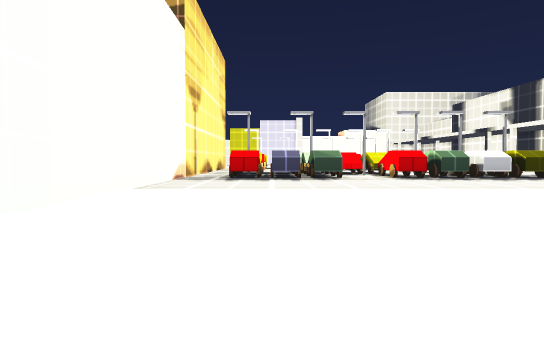
View 1 (above)

19 first-person views from a walk through a level from a Godot 3-D game. The camera is 1.4 m above the floor, tilts 2° down and sees 80° across. Doors that lead somewhere are drawn open, without their leaves. The floor is counted in squares, 2 m on a side. Each view is taken from the middle of a square. On the plan, view 1 faces up. The plan holds only what a view shows up to about 10 squares ahead; the rest is blank. The place goes on beyond the plan. Flat picture figures and markers are not drawn. Some surface patterns are stand-ins.

View 2
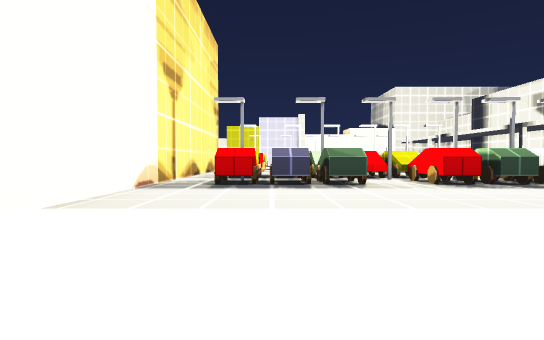

View 3
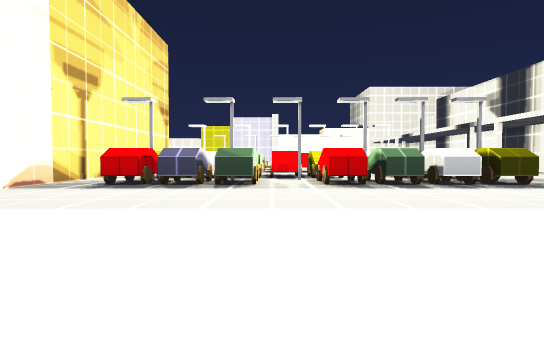

View 4
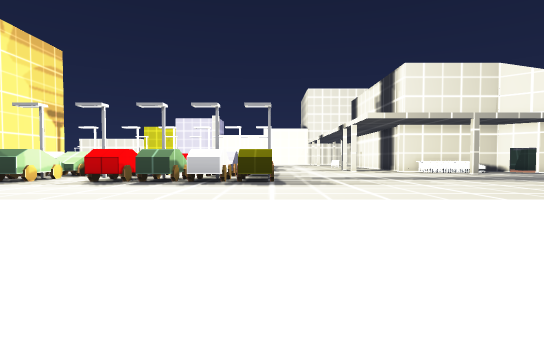

View 5
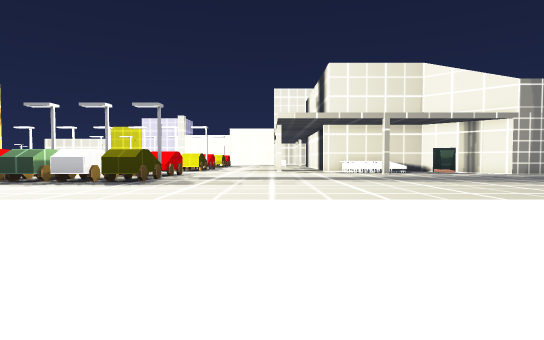

View 6
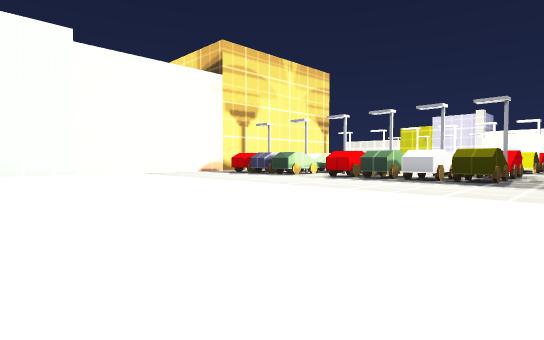

View 7
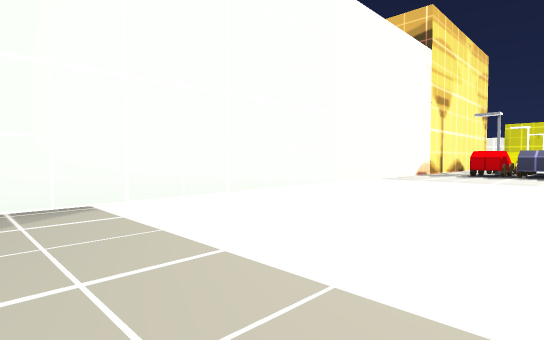

View 8
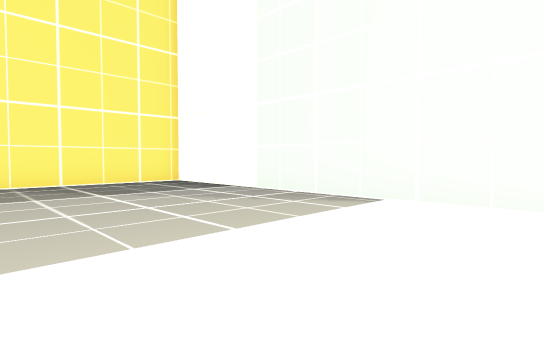

View 9
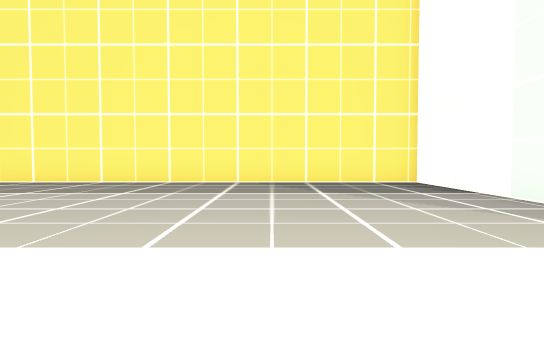

View 10
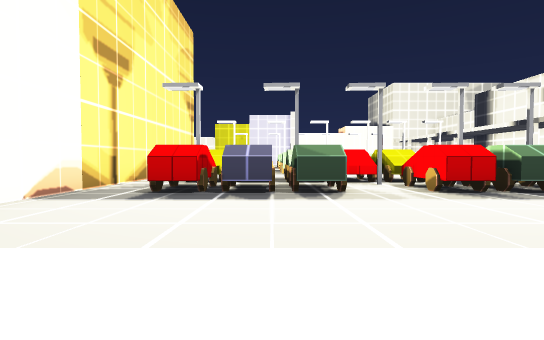

View 11
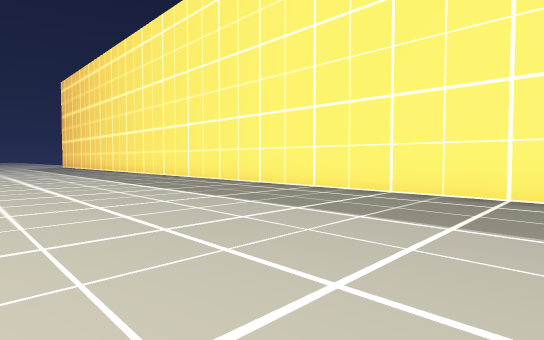

View 12
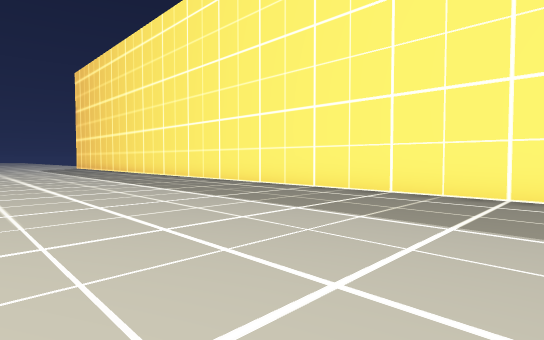

View 13
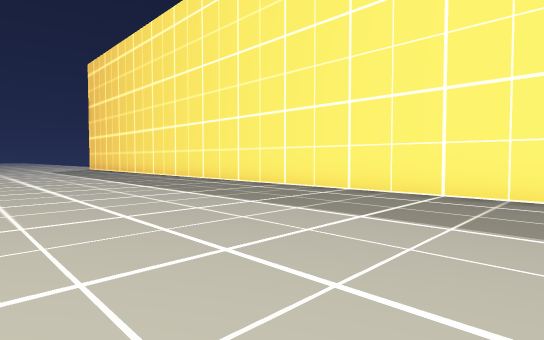

View 14
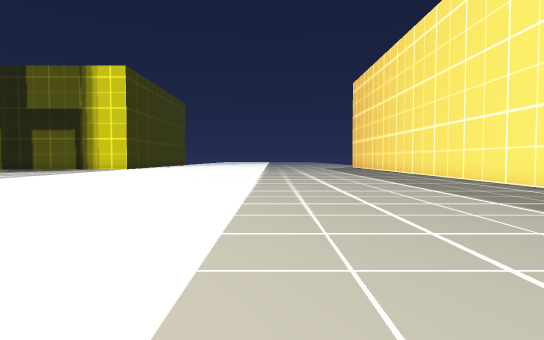

View 15
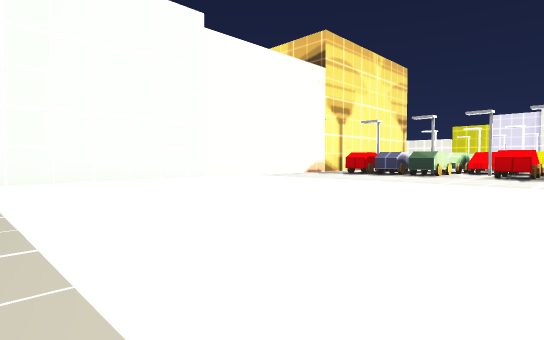

View 16
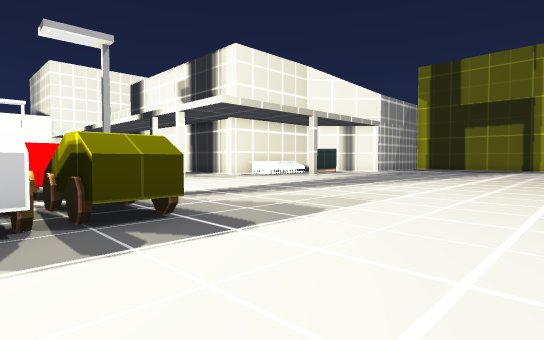

View 17
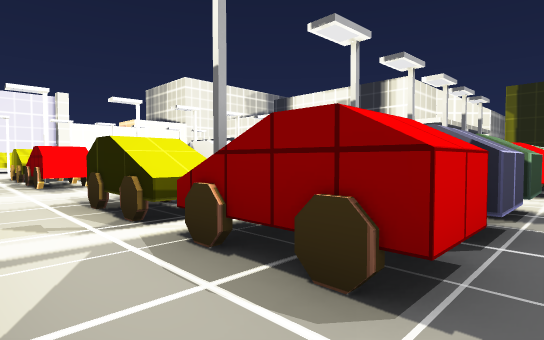

View 18
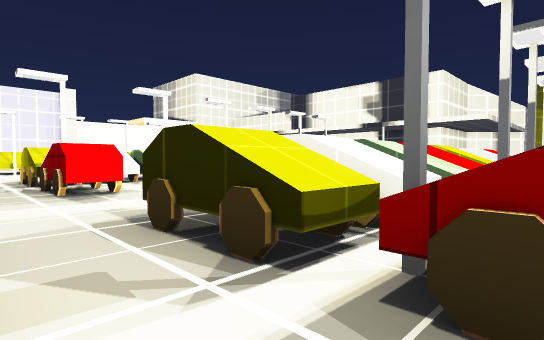

View 19
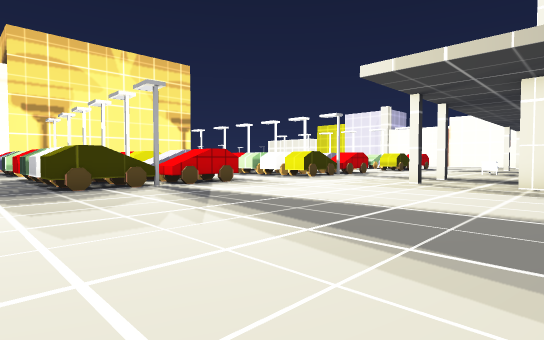

### Floor plan
Points are (right, up) in squares from view 1. A wall is a line through its corners. A room is listed if a view was taken in it or the views show most of it. See-through windows are left out.
Room 1 (views 1, 2, 3, 4, 5, 6, 7, 8, 9, 10, 11, 12, 13, 14, 15, 16, 17, 19)
walls: (8.5, 11.5) (7.5, 11.5); (7, 11.5) (6, 11.5); (5.5, 11.5) (4.5, 11.5); (10, 13.5) (10, 11.5) (9, 11.5); (2.5, 11.5) (1.5, 11.5); (7.5, 14.9) (7.5, 15.5); (1, 11.5) (0, 11.5); (10, 16.2) (10, 14.4); (-0.5, 11.5) (-1.5, 11.5); (-3.2, 11.6) (-3.2, -8.5) (19.6, -8.5); (17.2, 19.3) (16.8, 19.3); (-0.4, 19.7) (-1.5, 19.7)
low walls: (9.1, 15) (9.1, 14.5)
ways out: opening at (-2.5, 12.5) to room 2; opening at (-2.5, 15.5) to room 2; opening at (3.5, 12.5) to room 2; opening at (-2.5, 20.5); opening at (0.5, 20.5)
Room 2 (view 18)
walls: (0, 14.2) (0, 15.9); (-1.5, 14.4) (-1.5, 16.5); (2.5, 12.8) (2.5, 11.5); (-1.5, 11.5) (-1.5, 13.5); (-3.2, 15.1) (-3.2, 11.6); (4.5, 14.2) (4.5, 15.2); (4.5, 11.5) (4.5, 13.7)
low walls: (1, 14.2) (0.5, 14.2)
ways out: opening at (-2.5, 12.5) to room 1; opening at (-2.5, 15.5) to room 1; opening at (3.5, 12.5) to room 1; opening at (5.5, 14)
objects: streetlight (-1, 14); streetlight (2, 14); streetlight (4, 14); streetlight (6, 14)

Positions as (right, up) in squares from view 1, and headings:
1: (0, 0), facing up
2: (0, 3), facing up
3: (3, 3), facing up
4: (10, 2), facing up
5: (14, 2), facing up
6: (12, 1), facing up-left
7: (2, -3), facing up-left
8: (2, 1), facing down-left
9: (1, 1), facing down
10: (1, 5), facing up
11: (5, -2), facing down-right
12: (9, -2), facing down-right
13: (12, -2), facing down-right
14: (9, -2), facing right
15: (7, -2), facing up-left
16: (8, 8), facing up-right
17: (-3, 11), facing up-right
18: (-3, 13), facing up-right
19: (18, 10), facing up-left
